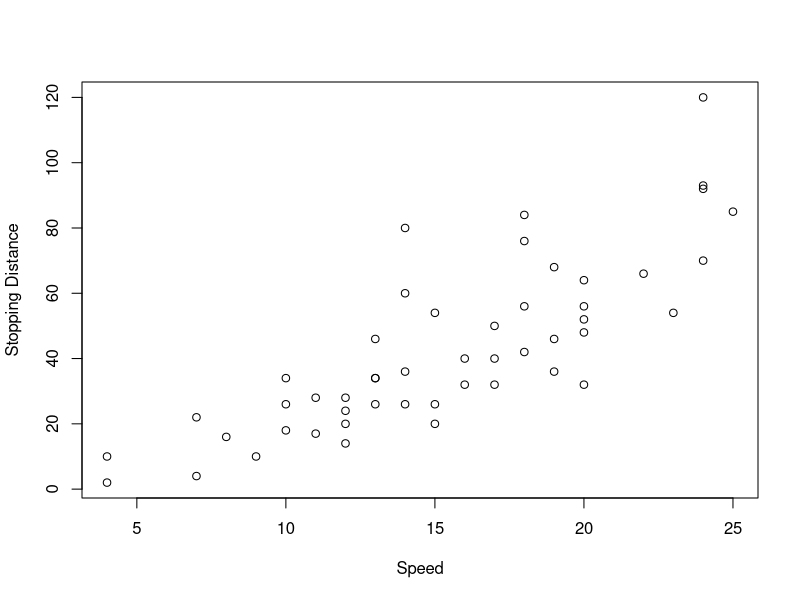
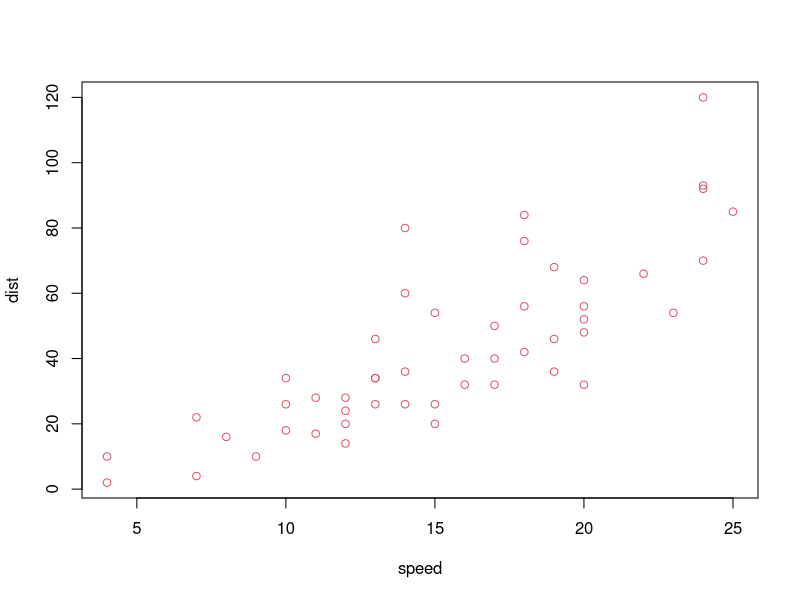
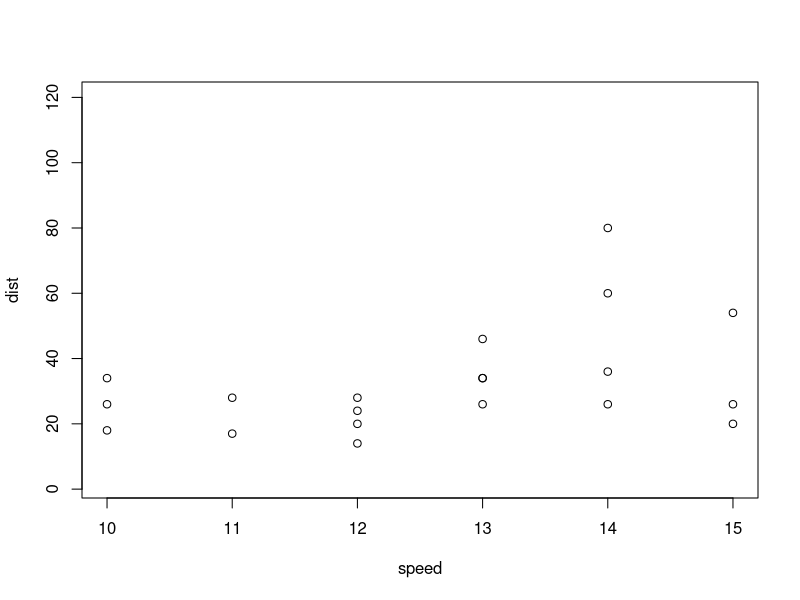
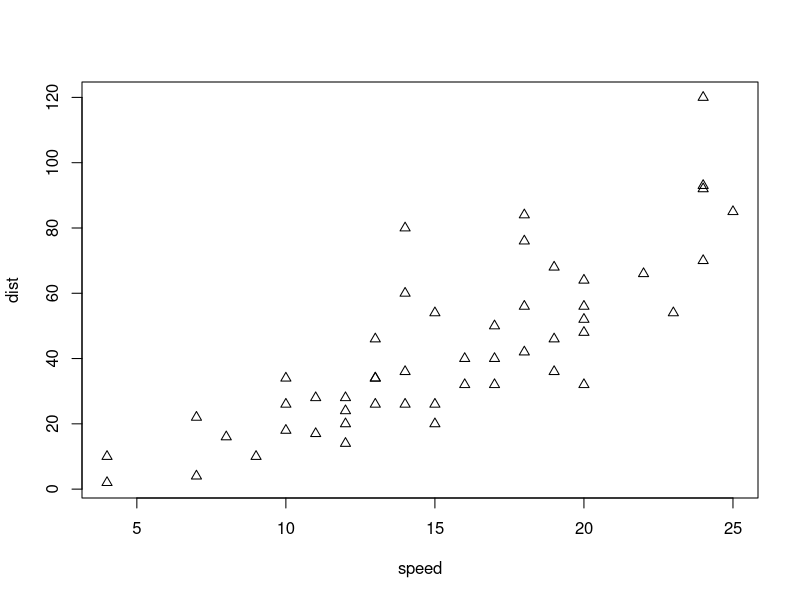
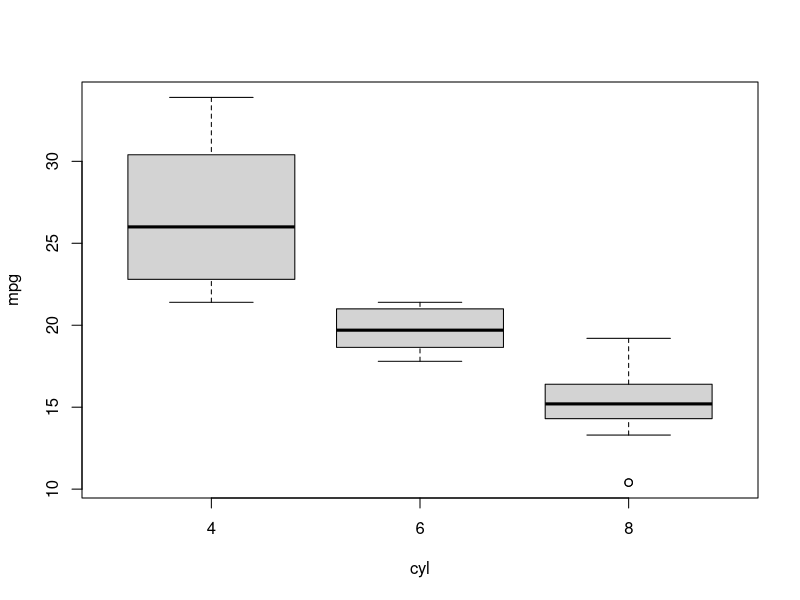
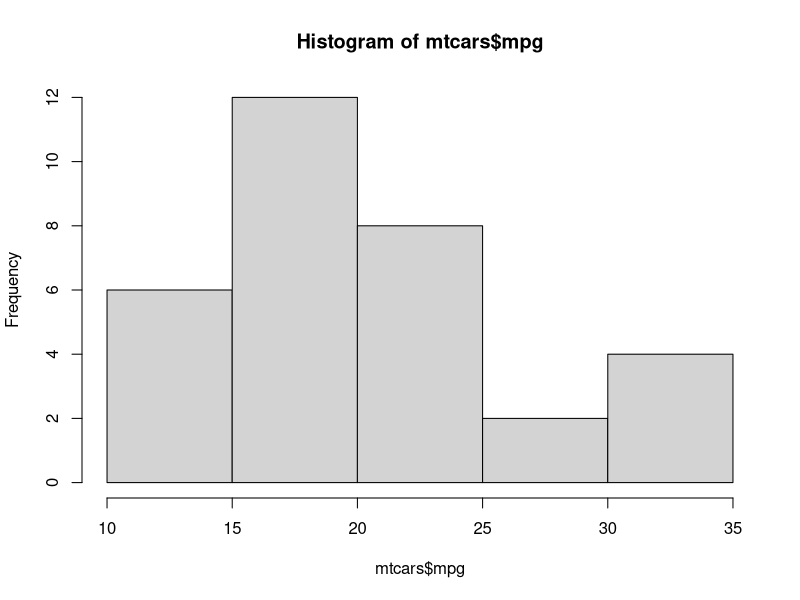

Here is the R script that generated these plots, in order: (Note: this script raises an error after producing the figures.)
#repmis library

#General
#type rm(list=ls()) to clear your workspace

#Graphics 
#Advanced graphics in R: lattice, ggplot2 and ggvis
#plot(cars) #Note that 'plot' is short for scatterplot
#plot(x = cars$speed, y = cars$dist)
plot(x = cars$speed, y = cars$dist, xlab = "Speed", ylab="Stopping Distance")
#to explore the many other options, look at ?par,?points
plot(cars, col = 2)
plot(cars, xlim = c(10,15))
plot(cars, pch = 2)
data(mtcars)
boxplot(formula = mpg ~ cyl,data = mtcars)
hist(mtcars$mpg)

#this web page(http://www.ling.upenn.edu/~joseff/rstudy/week4.html) provides a useful overview.

##Character
my_char<- c("My", "name", "is") #to create a character vector
c(my_char,"your_name_here")
paste(my_char, collapse = " ") #paste() function to concat together the elements of the my_char character vector with single spaces

#Numbers
num_vect<-c(.5,55,-10,6)#create a numeric vector
num_vect >=6  #show me anything greater than 6 True/false
paste(1:3, c("X", "Y", "Z"), sep = "") #[1] "1X" "2Y" "3Z"s Note that paste converts num to char
x<-c(44,NA,5,NA) #NA values x*3 [1] 132  NA  15  NA
my_data <- sample(c(y, z), 100)
my_na<-is.na(my_data)
#use == for equality !=` for inequality


#Data in vectors
#load data data(cars)
#some data have help type ?cars
#vectors come in integers and character strings
my_data[1:10] #First 10 from a vector (subset)
y <- x[!is.na(x)] #all non na values from x
#NA is not a value, but rather a placeholder for an unknown quantity
#the first element of a vector is considered element 1
x[c(3, 5, 7)] #subset the 3rd, 5th, and 7th elements of x
x[c(-2, -10)] #gives us all elements of x EXCEPT for the 2nd and 10 elements
c(foo = 11, bar = 2, norf = NA) #creates a vector with names
names(vect2) <- c("foo", "bar", "norf") #add the `names` attribute to vect2 after the fact
vect["bar"] #get element named bar
vect[c("foo","bar")] #specify a vector of names
my_vector<-1:20 #create a vector with numbers up to 20
length(my_vector)
dim(my_vector) <- c(4,5) #dim can get or set dimensions. Note this is now a matrix
#Matrices and dataframes
class(my_vector)
my_matrix<- my_vector #just renaming
patients<-c("Bill","Gina","Kelly","Sean") #create a row of names
cbind(patients,my_matrix) #add the names to the matrix. Note the datatype is now char for whole matrix. Matrices can only contain ONE class of data
my_data<-data.frame(patients,my_matrix) #created dataframe now with 2 datatypes
cnames<-c("patient", "age", "weight", "bp", "rating", "test")
colnames(my_data) <- cnames #set the column names

#lapply The 'l' in 'lapply' stands for 'list'. sapply simplifies lapply
cls_list <- lapply(flags, class) #to apply the class() function to each column of the flags
as.character(cls_list) #convert to char

#sapply every element is of length one, then sapply() returns a vector. If the result is a list where every element is a vector of the same length (> 1), sapply() returns a matrix.
cls_vect<-sapply(flags, class) #same but sapply
sum(flags$orange)
flag_colors <- flags[, 11:17] #to extract the columns containing the color data and store them in a new data frame called flag_colors. Note the comma before 11:17. This subsetting command tells R that we want all rows, but only columns 11 through 17.
lapply(flag_colors,sum) #makes a list
sapply(flag_colors,sum) #makes a vector
sapply(flag_colors,mean) 
flag_shapes <- flags[,19:23]
shape_mat<-sapply(flag_shapes,range)
unique_vals<-lapply(flags,unique)
sapply(unique_vals,length)
lapply(unique_vals, function(elem) elem[2]) # will return a list containing the second item from each element of the  unique_vals list.


#summary() 
#str()
#Stats
rnorm(1000) #Create random normal dist
z<- rep(NA,1000)
#df_titanicSex<- data.frame(df_titanic[,c("Sex")])
flips<-sample(c(0,1),100,replace=TRUE,prob = c(0.3, 0.7))
#mean of each column in my_pois using the colMeans() cm<-colMeans(my_pois), mean(c(2, 4, 5))
#hist(cm)
#ls() lists variables
#class()
#object.size(plants)
#names(plants)
#head() shows first 6 rows
#summary()
#modulus operator %% to find the remainder
#a list maycontain multiple data types

my_mean <- function(my_vector) {
  x<-sum(my_vector)
  y<-length(my_vector)
  x/y
}
# my_mean(c(4, 5, 10))
#optional default values... 2 for example below
#remainder <- function(num, divisor=2) {
#num %% divisor
#}

#evaluate <- function(func,dat){
#  func(dat)
#}
# Pass a function into a function evaluate(function(x){x+1}, 6)
#d1 <- Sys.Date()
#unclass(d1)
#d2<-as.Date("1969-01-01")
#t1<-Sys.time()mean
# use strptime(t3, "%B %d, %Y %H:%M") to help R convert our date/time object to a format that it understands
#Sys.time() > t1
#Sys.time() - t1
#difftime(Sys.time(), t1, units = 'days')